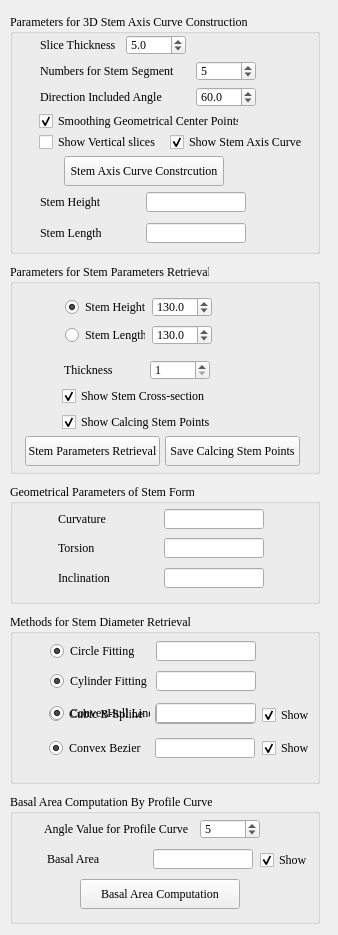
<?xml version="1.0" encoding="UTF-8"?>
<ui version="4.0">
 <class>StemDiameterAndBasalRetrieval</class>
 <widget class="QWidget" name="StemDiameterAndBasalRetrieval">
  <property name="geometry">
   <rect>
    <x>0</x>
    <y>0</y>
    <width>338</width>
    <height>935</height>
   </rect>
  </property>
  <property name="font">
   <font>
    <family>Times New Roman</family>
   </font>
  </property>
  <property name="windowTitle">
   <string>Form</string>
  </property>
  <widget class="QWidget" name="layoutWidget">
   <property name="geometry">
    <rect>
     <x>10</x>
     <y>10</y>
     <width>312</width>
     <height>920</height>
    </rect>
   </property>
   <layout class="QVBoxLayout" name="verticalLayout">
    <item>
     <widget class="QGroupBox" name="groupBox">
      <property name="minimumSize">
       <size>
        <width>310</width>
        <height>240</height>
       </size>
      </property>
      <property name="maximumSize">
       <size>
        <width>310</width>
        <height>240</height>
       </size>
      </property>
      <property name="title">
       <string>Parameters for 3D Stem Axis Curve Construction</string>
      </property>
      <widget class="QCheckBox" name="checkBoxVerticalSlices">
       <property name="geometry">
        <rect>
         <x>29</x>
         <y>118</y>
         <width>120</width>
         <height>20</height>
        </rect>
       </property>
       <property name="minimumSize">
        <size>
         <width>120</width>
         <height>20</height>
        </size>
       </property>
       <property name="maximumSize">
        <size>
         <width>120</width>
         <height>20</height>
        </size>
       </property>
       <property name="text">
        <string>Show Vertical slices</string>
       </property>
      </widget>
      <widget class="QCheckBox" name="checkBoxSmoothing">
       <property name="geometry">
        <rect>
         <x>29</x>
         <y>97</y>
         <width>200</width>
         <height>20</height>
        </rect>
       </property>
       <property name="minimumSize">
        <size>
         <width>200</width>
         <height>20</height>
        </size>
       </property>
       <property name="maximumSize">
        <size>
         <width>150</width>
         <height>20</height>
        </size>
       </property>
       <property name="whatsThis">
        <string>Whether smoothing geometric central points</string>
       </property>
       <property name="text">
        <string>Smoothing Geometrical Center Points</string>
       </property>
       <property name="checked">
        <bool>true</bool>
       </property>
      </widget>
      <widget class="QPushButton" name="pushButtonStemAxisCurveConstruction">
       <property name="geometry">
        <rect>
         <x>54</x>
         <y>142</y>
         <width>160</width>
         <height>30</height>
        </rect>
       </property>
       <property name="minimumSize">
        <size>
         <width>160</width>
         <height>30</height>
        </size>
       </property>
       <property name="text">
        <string>Stem Axis Curve Constrcution</string>
       </property>
      </widget>
      <widget class="QWidget" name="layoutWidget_5">
       <property name="geometry">
        <rect>
         <x>30</x>
         <y>177</y>
         <width>208</width>
         <height>22</height>
        </rect>
       </property>
       <layout class="QHBoxLayout" name="horizontalLayout_10">
        <item>
         <widget class="QLabel" name="label_4">
          <property name="minimumSize">
           <size>
            <width>100</width>
            <height>20</height>
           </size>
          </property>
          <property name="maximumSize">
           <size>
            <width>100</width>
            <height>20</height>
           </size>
          </property>
          <property name="text">
           <string>Stem Height</string>
          </property>
         </widget>
        </item>
        <item>
         <widget class="QLineEdit" name="lineEditStemAxisCurveHeight">
          <property name="minimumSize">
           <size>
            <width>100</width>
            <height>20</height>
           </size>
          </property>
          <property name="maximumSize">
           <size>
            <width>100</width>
            <height>20</height>
           </size>
          </property>
          <property name="readOnly">
           <bool>true</bool>
          </property>
         </widget>
        </item>
       </layout>
      </widget>
      <widget class="QWidget" name="layoutWidget_6">
       <property name="geometry">
        <rect>
         <x>30</x>
         <y>208</y>
         <width>208</width>
         <height>22</height>
        </rect>
       </property>
       <layout class="QHBoxLayout" name="horizontalLayout_11">
        <item>
         <widget class="QLabel" name="label_5">
          <property name="minimumSize">
           <size>
            <width>100</width>
            <height>20</height>
           </size>
          </property>
          <property name="maximumSize">
           <size>
            <width>100</width>
            <height>20</height>
           </size>
          </property>
          <property name="text">
           <string>Stem Length</string>
          </property>
         </widget>
        </item>
        <item>
         <widget class="QLineEdit" name="lineEditStemAxisCurveLength">
          <property name="minimumSize">
           <size>
            <width>100</width>
            <height>20</height>
           </size>
          </property>
          <property name="maximumSize">
           <size>
            <width>100</width>
            <height>20</height>
           </size>
          </property>
          <property name="readOnly">
           <bool>true</bool>
          </property>
         </widget>
        </item>
       </layout>
      </widget>
      <widget class="QCheckBox" name="checkBoxShowAxisCurve">
       <property name="geometry">
        <rect>
         <x>160</x>
         <y>118</y>
         <width>150</width>
         <height>20</height>
        </rect>
       </property>
       <property name="minimumSize">
        <size>
         <width>150</width>
         <height>20</height>
        </size>
       </property>
       <property name="maximumSize">
        <size>
         <width>150</width>
         <height>20</height>
        </size>
       </property>
       <property name="text">
        <string>Show Stem Axis Curve</string>
       </property>
       <property name="checked">
        <bool>true</bool>
       </property>
      </widget>
      <widget class="QWidget" name="layoutWidget">
       <property name="geometry">
        <rect>
         <x>30</x>
         <y>20</y>
         <width>148</width>
         <height>22</height>
        </rect>
       </property>
       <layout class="QHBoxLayout" name="horizontalLayout_7">
        <item>
         <widget class="QLabel" name="labelThickNess_2">
          <property name="minimumSize">
           <size>
            <width>80</width>
            <height>20</height>
           </size>
          </property>
          <property name="maximumSize">
           <size>
            <width>80</width>
            <height>20</height>
           </size>
          </property>
          <property name="whatsThis">
           <string>The thickness value for a stem slice</string>
          </property>
          <property name="text">
           <string>Slice Thickness</string>
          </property>
         </widget>
        </item>
        <item>
         <widget class="QDoubleSpinBox" name="doubleSpinBoxThickNess">
          <property name="minimumSize">
           <size>
            <width>60</width>
            <height>20</height>
           </size>
          </property>
          <property name="maximumSize">
           <size>
            <width>60</width>
            <height>20</height>
           </size>
          </property>
          <property name="decimals">
           <number>1</number>
          </property>
          <property name="minimum">
           <double>0.500000000000000</double>
          </property>
          <property name="maximum">
           <double>20.000000000000000</double>
          </property>
          <property name="singleStep">
           <double>0.500000000000000</double>
          </property>
          <property name="value">
           <double>5.000000000000000</double>
          </property>
         </widget>
        </item>
       </layout>
      </widget>
      <widget class="QWidget" name="layoutWidget_9">
       <property name="geometry">
        <rect>
         <x>30</x>
         <y>46</y>
         <width>218</width>
         <height>22</height>
        </rect>
       </property>
       <layout class="QHBoxLayout" name="horizontalLayout_17">
        <item>
         <widget class="QLabel" name="labelThickNess_5">
          <property name="minimumSize">
           <size>
            <width>150</width>
            <height>20</height>
           </size>
          </property>
          <property name="maximumSize">
           <size>
            <width>150</width>
            <height>20</height>
           </size>
          </property>
          <property name="whatsThis">
           <string>The number of stem slice for a stem segment</string>
          </property>
          <property name="text">
           <string>Numbers for Stem Segment</string>
          </property>
         </widget>
        </item>
        <item>
         <widget class="QSpinBox" name="spinBoxNumbersforStemSegment">
          <property name="minimumSize">
           <size>
            <width>60</width>
            <height>20</height>
           </size>
          </property>
          <property name="maximumSize">
           <size>
            <width>60</width>
            <height>20</height>
           </size>
          </property>
          <property name="minimum">
           <number>3</number>
          </property>
          <property name="maximum">
           <number>20</number>
          </property>
          <property name="value">
           <number>5</number>
          </property>
         </widget>
        </item>
       </layout>
      </widget>
      <widget class="QWidget" name="layoutWidget_10">
       <property name="geometry">
        <rect>
         <x>30</x>
         <y>72</y>
         <width>218</width>
         <height>22</height>
        </rect>
       </property>
       <layout class="QHBoxLayout" name="horizontalLayout_18">
        <item>
         <widget class="QLabel" name="labelThickNess_6">
          <property name="minimumSize">
           <size>
            <width>150</width>
            <height>20</height>
           </size>
          </property>
          <property name="maximumSize">
           <size>
            <width>150</width>
            <height>20</height>
           </size>
          </property>
          <property name="whatsThis">
           <string>The max anlge value for  the stem growth direc-
tion and the direction described by geometric points</string>
          </property>
          <property name="text">
           <string>Direction Included Angle</string>
          </property>
         </widget>
        </item>
        <item>
         <widget class="QDoubleSpinBox" name="doubleSpinBoxIncludeAnlgeValue">
          <property name="minimumSize">
           <size>
            <width>60</width>
            <height>20</height>
           </size>
          </property>
          <property name="maximumSize">
           <size>
            <width>60</width>
            <height>20</height>
           </size>
          </property>
          <property name="decimals">
           <number>1</number>
          </property>
          <property name="minimum">
           <double>30.000000000000000</double>
          </property>
          <property name="maximum">
           <double>90.000000000000000</double>
          </property>
          <property name="singleStep">
           <double>0.500000000000000</double>
          </property>
          <property name="value">
           <double>60.000000000000000</double>
          </property>
         </widget>
        </item>
       </layout>
      </widget>
     </widget>
    </item>
    <item>
     <widget class="QGroupBox" name="groupBox_Parameter">
      <property name="minimumSize">
       <size>
        <width>140</width>
        <height>210</height>
       </size>
      </property>
      <property name="maximumSize">
       <size>
        <width>310</width>
        <height>210</height>
       </size>
      </property>
      <property name="title">
       <string>Parameters for Stem Parameters Retrieval</string>
      </property>
      <widget class="QCheckBox" name="checkBoxShowStemCrossSection">
       <property name="geometry">
        <rect>
         <x>52</x>
         <y>124</y>
         <width>181</width>
         <height>16</height>
        </rect>
       </property>
       <property name="text">
        <string>Show Stem Cross-section</string>
       </property>
       <property name="checked">
        <bool>true</bool>
       </property>
      </widget>
      <widget class="QCheckBox" name="checkBoxShowCalcingStemPoints">
       <property name="geometry">
        <rect>
         <x>52</x>
         <y>150</y>
         <width>181</width>
         <height>16</height>
        </rect>
       </property>
       <property name="text">
        <string>Show Calcing Stem Points</string>
       </property>
       <property name="checked">
        <bool>true</bool>
       </property>
      </widget>
      <widget class="QWidget" name="layoutWidget">
       <property name="geometry">
        <rect>
         <x>54</x>
         <y>95</y>
         <width>148</width>
         <height>22</height>
        </rect>
       </property>
       <layout class="QHBoxLayout" name="horizontalLayout_3">
        <item>
         <widget class="QLabel" name="labelThickNess_3">
          <property name="minimumSize">
           <size>
            <width>80</width>
            <height>20</height>
           </size>
          </property>
          <property name="maximumSize">
           <size>
            <width>80</width>
            <height>20</height>
           </size>
          </property>
          <property name="statusTip">
           <string>Thichness value for height of calculating stem points</string>
          </property>
          <property name="whatsThis">
           <string>Thichness value for height of calculating stem points</string>
          </property>
          <property name="text">
           <string>Thickness</string>
          </property>
         </widget>
        </item>
        <item>
         <widget class="QSpinBox" name="spinBoxThickNessForCalcing">
          <property name="minimumSize">
           <size>
            <width>60</width>
            <height>20</height>
           </size>
          </property>
          <property name="maximumSize">
           <size>
            <width>60</width>
            <height>20</height>
           </size>
          </property>
          <property name="minimum">
           <number>1</number>
          </property>
          <property name="maximum">
           <number>50</number>
          </property>
          <property name="singleStep">
           <number>1</number>
          </property>
          <property name="value">
           <number>1</number>
          </property>
         </widget>
        </item>
       </layout>
      </widget>
      <widget class="QPushButton" name="pushButtonSaveCalcingPoints">
       <property name="geometry">
        <rect>
         <x>155</x>
         <y>172</y>
         <width>135</width>
         <height>30</height>
        </rect>
       </property>
       <property name="minimumSize">
        <size>
         <width>135</width>
         <height>30</height>
        </size>
       </property>
       <property name="maximumSize">
        <size>
         <width>135</width>
         <height>16777215</height>
        </size>
       </property>
       <property name="text">
        <string>Save Calcing Stem Points</string>
       </property>
      </widget>
      <widget class="QWidget" name="layoutWidget">
       <property name="geometry">
        <rect>
         <x>54</x>
         <y>31</y>
         <width>150</width>
         <height>52</height>
        </rect>
       </property>
       <layout class="QVBoxLayout" name="verticalLayout_2">
        <item>
         <layout class="QHBoxLayout" name="horizontalLayout_14">
          <item>
           <widget class="QRadioButton" name="radioButtonStemHeight">
            <property name="minimumSize">
             <size>
              <width>80</width>
              <height>20</height>
             </size>
            </property>
            <property name="maximumSize">
             <size>
              <width>80</width>
              <height>20</height>
             </size>
            </property>
            <property name="text">
             <string>Stem Height</string>
            </property>
            <property name="checked">
             <bool>true</bool>
            </property>
           </widget>
          </item>
          <item>
           <widget class="QDoubleSpinBox" name="spinBoxStemHeight">
            <property name="minimumSize">
             <size>
              <width>60</width>
              <height>20</height>
             </size>
            </property>
            <property name="maximumSize">
             <size>
              <width>60</width>
              <height>20</height>
             </size>
            </property>
            <property name="decimals">
             <number>1</number>
            </property>
            <property name="maximum">
             <double>5000.000000000000000</double>
            </property>
            <property name="value">
             <double>130.000000000000000</double>
            </property>
           </widget>
          </item>
         </layout>
        </item>
        <item>
         <layout class="QHBoxLayout" name="horizontalLayout_15">
          <item>
           <widget class="QRadioButton" name="radioButtonStemLength">
            <property name="minimumSize">
             <size>
              <width>80</width>
              <height>20</height>
             </size>
            </property>
            <property name="maximumSize">
             <size>
              <width>80</width>
              <height>20</height>
             </size>
            </property>
            <property name="text">
             <string>Stem Length</string>
            </property>
           </widget>
          </item>
          <item>
           <widget class="QDoubleSpinBox" name="spinBoxStemLength">
            <property name="minimumSize">
             <size>
              <width>60</width>
              <height>20</height>
             </size>
            </property>
            <property name="maximumSize">
             <size>
              <width>60</width>
              <height>20</height>
             </size>
            </property>
            <property name="decimals">
             <number>1</number>
            </property>
            <property name="maximum">
             <double>5000.000000000000000</double>
            </property>
            <property name="value">
             <double>130.000000000000000</double>
            </property>
           </widget>
          </item>
         </layout>
        </item>
       </layout>
      </widget>
      <widget class="QPushButton" name="pushButtonStemParameterRetrieval">
       <property name="geometry">
        <rect>
         <x>15</x>
         <y>172</y>
         <width>135</width>
         <height>30</height>
        </rect>
       </property>
       <property name="minimumSize">
        <size>
         <width>135</width>
         <height>30</height>
        </size>
       </property>
       <property name="maximumSize">
        <size>
         <width>135</width>
         <height>16777215</height>
        </size>
       </property>
       <property name="text">
        <string>Stem Parameters Retrieval</string>
       </property>
      </widget>
     </widget>
    </item>
    <item>
     <widget class="QGroupBox" name="groupBox_4">
      <property name="minimumSize">
       <size>
        <width>310</width>
        <height>120</height>
       </size>
      </property>
      <property name="maximumSize">
       <size>
        <width>310</width>
        <height>120</height>
       </size>
      </property>
      <property name="title">
       <string>Geometrical Parameters of Stem Form </string>
      </property>
      <widget class="QWidget" name="layoutWidget">
       <property name="geometry">
        <rect>
         <x>48</x>
         <y>53</y>
         <width>208</width>
         <height>22</height>
        </rect>
       </property>
       <layout class="QHBoxLayout" name="horizontalLayout_8">
        <item>
         <widget class="QLabel" name="label_2">
          <property name="minimumSize">
           <size>
            <width>100</width>
            <height>20</height>
           </size>
          </property>
          <property name="maximumSize">
           <size>
            <width>100</width>
            <height>20</height>
           </size>
          </property>
          <property name="text">
           <string>Torsion</string>
          </property>
         </widget>
        </item>
        <item>
         <widget class="QLineEdit" name="lineEditTorsion">
          <property name="minimumSize">
           <size>
            <width>100</width>
            <height>20</height>
           </size>
          </property>
          <property name="maximumSize">
           <size>
            <width>100</width>
            <height>20</height>
           </size>
          </property>
          <property name="readOnly">
           <bool>true</bool>
          </property>
         </widget>
        </item>
       </layout>
      </widget>
      <widget class="QWidget" name="layoutWidget">
       <property name="geometry">
        <rect>
         <x>48</x>
         <y>83</y>
         <width>208</width>
         <height>22</height>
        </rect>
       </property>
       <layout class="QHBoxLayout" name="horizontalLayout_9">
        <item>
         <widget class="QLabel" name="label_3">
          <property name="minimumSize">
           <size>
            <width>100</width>
            <height>20</height>
           </size>
          </property>
          <property name="maximumSize">
           <size>
            <width>100</width>
            <height>20</height>
           </size>
          </property>
          <property name="text">
           <string>Inclination</string>
          </property>
         </widget>
        </item>
        <item>
         <widget class="QLineEdit" name="lineEditInclination">
          <property name="minimumSize">
           <size>
            <width>100</width>
            <height>20</height>
           </size>
          </property>
          <property name="maximumSize">
           <size>
            <width>100</width>
            <height>20</height>
           </size>
          </property>
          <property name="readOnly">
           <bool>true</bool>
          </property>
         </widget>
        </item>
       </layout>
      </widget>
      <widget class="QWidget" name="layoutWidget">
       <property name="geometry">
        <rect>
         <x>48</x>
         <y>24</y>
         <width>208</width>
         <height>22</height>
        </rect>
       </property>
       <layout class="QHBoxLayout" name="horizontalLayout_6">
        <item>
         <widget class="QLabel" name="label">
          <property name="minimumSize">
           <size>
            <width>100</width>
            <height>20</height>
           </size>
          </property>
          <property name="maximumSize">
           <size>
            <width>100</width>
            <height>20</height>
           </size>
          </property>
          <property name="text">
           <string>Curvature</string>
          </property>
         </widget>
        </item>
        <item>
         <widget class="QLineEdit" name="lineEditCurvature">
          <property name="minimumSize">
           <size>
            <width>100</width>
            <height>20</height>
           </size>
          </property>
          <property name="maximumSize">
           <size>
            <width>100</width>
            <height>20</height>
           </size>
          </property>
          <property name="readOnly">
           <bool>true</bool>
          </property>
         </widget>
        </item>
       </layout>
      </widget>
     </widget>
    </item>
    <item>
     <widget class="QGroupBox" name="groupBox_ParameterRetrieval">
      <property name="minimumSize">
       <size>
        <width>310</width>
        <height>170</height>
       </size>
      </property>
      <property name="maximumSize">
       <size>
        <width>310</width>
        <height>170</height>
       </size>
      </property>
      <property name="title">
       <string>Methods for Stem Diameter Retrieval</string>
      </property>
      <widget class="QWidget" name="layoutWidget_2">
       <property name="geometry">
        <rect>
         <x>40</x>
         <y>56</y>
         <width>208</width>
         <height>22</height>
        </rect>
       </property>
       <layout class="QHBoxLayout" name="horizontalLayout_2">
        <item>
         <widget class="QRadioButton" name="radioButtonDiameterCylinder">
          <property name="minimumSize">
           <size>
            <width>100</width>
            <height>20</height>
           </size>
          </property>
          <property name="maximumSize">
           <size>
            <width>100</width>
            <height>20</height>
           </size>
          </property>
          <property name="text">
           <string>Cylinder Fitting</string>
          </property>
          <property name="checked">
           <bool>true</bool>
          </property>
         </widget>
        </item>
        <item>
         <widget class="QLineEdit" name="lineEditDCylinderFitting">
          <property name="minimumSize">
           <size>
            <width>100</width>
            <height>20</height>
           </size>
          </property>
          <property name="maximumSize">
           <size>
            <width>100</width>
            <height>20</height>
           </size>
          </property>
          <property name="readOnly">
           <bool>true</bool>
          </property>
         </widget>
        </item>
       </layout>
      </widget>
      <widget class="QWidget" name="layoutWidget_3">
       <property name="geometry">
        <rect>
         <x>39</x>
         <y>89</y>
         <width>208</width>
         <height>22</height>
        </rect>
       </property>
       <layout class="QHBoxLayout" name="horizontalLayout_4">
        <item>
         <widget class="QRadioButton" name="radioButtonDiameterSpline">
          <property name="minimumSize">
           <size>
            <width>100</width>
            <height>20</height>
           </size>
          </property>
          <property name="maximumSize">
           <size>
            <width>100</width>
            <height>20</height>
           </size>
          </property>
          <property name="statusTip">
           <string>Simulating the Path of Diameter Tape By a Cubic Spline Curve</string>
          </property>
          <property name="text">
           <string>Cubic B-Spline</string>
          </property>
          <property name="checked">
           <bool>true</bool>
          </property>
         </widget>
        </item>
        <item>
         <widget class="QLineEdit" name="lineEditDSpline">
          <property name="minimumSize">
           <size>
            <width>100</width>
            <height>20</height>
           </size>
          </property>
          <property name="maximumSize">
           <size>
            <width>100</width>
            <height>20</height>
           </size>
          </property>
          <property name="readOnly">
           <bool>true</bool>
          </property>
         </widget>
        </item>
       </layout>
      </widget>
      <widget class="QWidget" name="layoutWidget_4">
       <property name="geometry">
        <rect>
         <x>39</x>
         <y>123</y>
         <width>208</width>
         <height>22</height>
        </rect>
       </property>
       <layout class="QHBoxLayout" name="horizontalLayout_5">
        <item>
         <widget class="QRadioButton" name="radioButtonDiameterConvex">
          <property name="minimumSize">
           <size>
            <width>100</width>
            <height>20</height>
           </size>
          </property>
          <property name="maximumSize">
           <size>
            <width>100</width>
            <height>20</height>
           </size>
          </property>
          <property name="statusTip">
           <string>Simulating the Path of Diameter Tape By a Global Convex Curve Using Cubic Bezier Curves</string>
          </property>
          <property name="text">
           <string>Convex Bezier</string>
          </property>
          <property name="checked">
           <bool>true</bool>
          </property>
         </widget>
        </item>
        <item>
         <widget class="QLineEdit" name="lineEditDBezier">
          <property name="minimumSize">
           <size>
            <width>100</width>
            <height>20</height>
           </size>
          </property>
          <property name="maximumSize">
           <size>
            <width>100</width>
            <height>20</height>
           </size>
          </property>
          <property name="readOnly">
           <bool>true</bool>
          </property>
         </widget>
        </item>
       </layout>
      </widget>
      <widget class="QWidget" name="layoutWidget">
       <property name="geometry">
        <rect>
         <x>40</x>
         <y>26</y>
         <width>208</width>
         <height>22</height>
        </rect>
       </property>
       <layout class="QHBoxLayout" name="horizontalLayout">
        <item>
         <widget class="QRadioButton" name="radioButtonDiameterCircle">
          <property name="minimumSize">
           <size>
            <width>100</width>
            <height>20</height>
           </size>
          </property>
          <property name="maximumSize">
           <size>
            <width>100</width>
            <height>20</height>
           </size>
          </property>
          <property name="text">
           <string>Circle Fitting</string>
          </property>
          <property name="checked">
           <bool>true</bool>
          </property>
         </widget>
        </item>
        <item>
         <widget class="QLineEdit" name="lineEditDCircleFitting">
          <property name="minimumSize">
           <size>
            <width>100</width>
            <height>20</height>
           </size>
          </property>
          <property name="maximumSize">
           <size>
            <width>100</width>
            <height>20</height>
           </size>
          </property>
          <property name="readOnly">
           <bool>true</bool>
          </property>
         </widget>
        </item>
       </layout>
      </widget>
      <widget class="QCheckBox" name="checkBoxShowSplineFitting">
       <property name="geometry">
        <rect>
         <x>252</x>
         <y>126</y>
         <width>50</width>
         <height>16</height>
        </rect>
       </property>
       <property name="text">
        <string>Show</string>
       </property>
       <property name="checked">
        <bool>true</bool>
       </property>
      </widget>
      <widget class="QCheckBox" name="checkBoxShowBezierFitting">
       <property name="geometry">
        <rect>
         <x>252</x>
         <y>93</y>
         <width>50</width>
         <height>16</height>
        </rect>
       </property>
       <property name="text">
        <string>Show</string>
       </property>
       <property name="checked">
        <bool>true</bool>
       </property>
      </widget>
      <widget class="QWidget" name="layoutWidget_7">
       <property name="geometry">
        <rect>
         <x>40</x>
         <y>88</y>
         <width>208</width>
         <height>22</height>
        </rect>
       </property>
       <layout class="QHBoxLayout" name="horizontalLayout_16">
        <item>
         <widget class="QRadioButton" name="radioButtonDiameterConvexHull">
          <property name="minimumSize">
           <size>
            <width>100</width>
            <height>20</height>
           </size>
          </property>
          <property name="maximumSize">
           <size>
            <width>100</width>
            <height>20</height>
           </size>
          </property>
          <property name="statusTip">
           <string>Simulating the Path of Diameter Tape By a Global Convex Curve Using Cubic Bezier Curves</string>
          </property>
          <property name="text">
           <string>ConvexHull Line</string>
          </property>
          <property name="checked">
           <bool>true</bool>
          </property>
         </widget>
        </item>
        <item>
         <widget class="QLineEdit" name="lineEditDConvexHullLine">
          <property name="minimumSize">
           <size>
            <width>100</width>
            <height>20</height>
           </size>
          </property>
          <property name="maximumSize">
           <size>
            <width>100</width>
            <height>20</height>
           </size>
          </property>
          <property name="readOnly">
           <bool>true</bool>
          </property>
         </widget>
        </item>
       </layout>
      </widget>
     </widget>
    </item>
    <item>
     <widget class="QGroupBox" name="groupBox_BasalAreaRetrieval">
      <property name="minimumSize">
       <size>
        <width>310</width>
        <height>130</height>
       </size>
      </property>
      <property name="maximumSize">
       <size>
        <width>310</width>
        <height>130</height>
       </size>
      </property>
      <property name="title">
       <string>Basal Area Computation By Profile Curve</string>
      </property>
      <widget class="QPushButton" name="pushButtonBasalAreaComputation">
       <property name="geometry">
        <rect>
         <x>70</x>
         <y>85</y>
         <width>160</width>
         <height>30</height>
        </rect>
       </property>
       <property name="minimumSize">
        <size>
         <width>160</width>
         <height>30</height>
        </size>
       </property>
       <property name="text">
        <string>Basal Area Computation</string>
       </property>
      </widget>
      <widget class="QWidget" name="layoutWidget_8">
       <property name="geometry">
        <rect>
         <x>34</x>
         <y>24</y>
         <width>218</width>
         <height>22</height>
        </rect>
       </property>
       <layout class="QHBoxLayout" name="horizontalLayout_13">
        <item>
         <widget class="QLabel" name="labelThickNess_4">
          <property name="minimumSize">
           <size>
            <width>150</width>
            <height>20</height>
           </size>
          </property>
          <property name="maximumSize">
           <size>
            <width>150</width>
            <height>20</height>
           </size>
          </property>
          <property name="text">
           <string>Angle Value for Profile Curve</string>
          </property>
         </widget>
        </item>
        <item>
         <widget class="QSpinBox" name="spinBoxAngleForBasalArea">
          <property name="minimumSize">
           <size>
            <width>60</width>
            <height>20</height>
           </size>
          </property>
          <property name="maximumSize">
           <size>
            <width>60</width>
            <height>20</height>
           </size>
          </property>
          <property name="minimum">
           <number>1</number>
          </property>
          <property name="maximum">
           <number>30</number>
          </property>
          <property name="singleStep">
           <number>1</number>
          </property>
          <property name="value">
           <number>5</number>
          </property>
         </widget>
        </item>
       </layout>
      </widget>
      <widget class="QWidget" name="layoutWidget">
       <property name="geometry">
        <rect>
         <x>37</x>
         <y>54</y>
         <width>208</width>
         <height>22</height>
        </rect>
       </property>
       <layout class="QHBoxLayout" name="horizontalLayout_12">
        <item>
         <widget class="QLabel" name="label_6">
          <property name="minimumSize">
           <size>
            <width>100</width>
            <height>20</height>
           </size>
          </property>
          <property name="maximumSize">
           <size>
            <width>100</width>
            <height>20</height>
           </size>
          </property>
          <property name="text">
           <string>Basal Area</string>
          </property>
         </widget>
        </item>
        <item>
         <widget class="QLineEdit" name="lineEditBasalArea">
          <property name="minimumSize">
           <size>
            <width>100</width>
            <height>20</height>
           </size>
          </property>
          <property name="maximumSize">
           <size>
            <width>100</width>
            <height>20</height>
           </size>
          </property>
          <property name="readOnly">
           <bool>true</bool>
          </property>
         </widget>
        </item>
       </layout>
      </widget>
      <widget class="QCheckBox" name="checkBoxShowPofileCurve">
       <property name="geometry">
        <rect>
         <x>250</x>
         <y>58</y>
         <width>50</width>
         <height>16</height>
        </rect>
       </property>
       <property name="text">
        <string>Show</string>
       </property>
       <property name="checked">
        <bool>true</bool>
       </property>
      </widget>
     </widget>
    </item>
   </layout>
  </widget>
 </widget>
 <tabstops>
  <tabstop>doubleSpinBoxThickNess</tabstop>
  <tabstop>checkBoxVerticalSlices</tabstop>
  <tabstop>checkBoxShowAxisCurve</tabstop>
  <tabstop>checkBoxSmoothing</tabstop>
  <tabstop>pushButtonStemAxisCurveConstruction</tabstop>
  <tabstop>radioButtonStemHeight</tabstop>
  <tabstop>spinBoxStemHeight</tabstop>
  <tabstop>radioButtonStemLength</tabstop>
  <tabstop>spinBoxStemLength</tabstop>
  <tabstop>spinBoxThickNessForCalcing</tabstop>
  <tabstop>checkBoxShowStemCrossSection</tabstop>
  <tabstop>checkBoxShowCalcingStemPoints</tabstop>
  <tabstop>pushButtonStemParameterRetrieval</tabstop>
  <tabstop>pushButtonSaveCalcingPoints</tabstop>
  <tabstop>radioButtonDiameterCircle</tabstop>
  <tabstop>radioButtonDiameterCylinder</tabstop>
  <tabstop>radioButtonDiameterConvexHull</tabstop>
  <tabstop>radioButtonDiameterSpline</tabstop>
  <tabstop>checkBoxShowBezierFitting</tabstop>
  <tabstop>radioButtonDiameterConvex</tabstop>
  <tabstop>checkBoxShowSplineFitting</tabstop>
  <tabstop>spinBoxAngleForBasalArea</tabstop>
  <tabstop>checkBoxShowPofileCurve</tabstop>
  <tabstop>pushButtonBasalAreaComputation</tabstop>
  <tabstop>lineEditStemAxisCurveHeight</tabstop>
  <tabstop>lineEditStemAxisCurveLength</tabstop>
  <tabstop>lineEditCurvature</tabstop>
  <tabstop>lineEditTorsion</tabstop>
  <tabstop>lineEditInclination</tabstop>
  <tabstop>lineEditDCircleFitting</tabstop>
  <tabstop>lineEditDCylinderFitting</tabstop>
  <tabstop>lineEditDConvexHullLine</tabstop>
  <tabstop>lineEditDSpline</tabstop>
  <tabstop>lineEditDBezier</tabstop>
  <tabstop>lineEditBasalArea</tabstop>
 </tabstops>
 <resources/>
 <connections/>
</ui>
